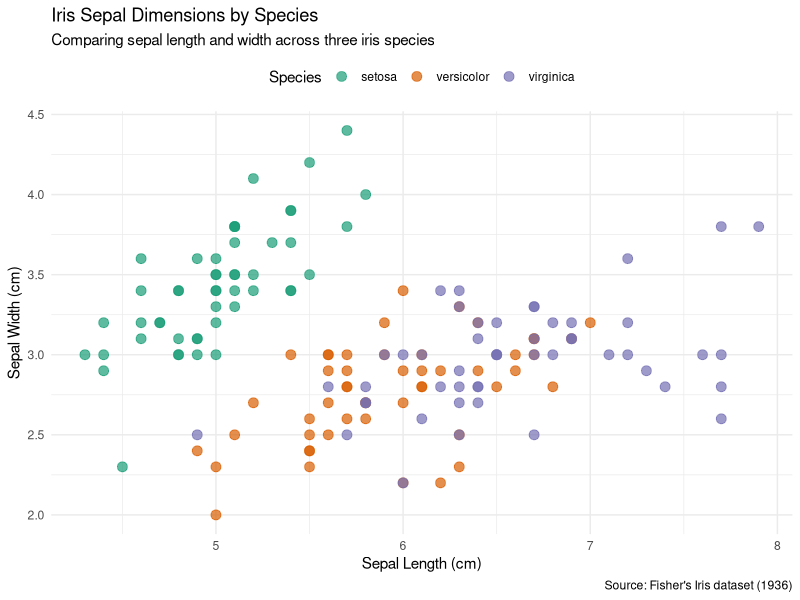
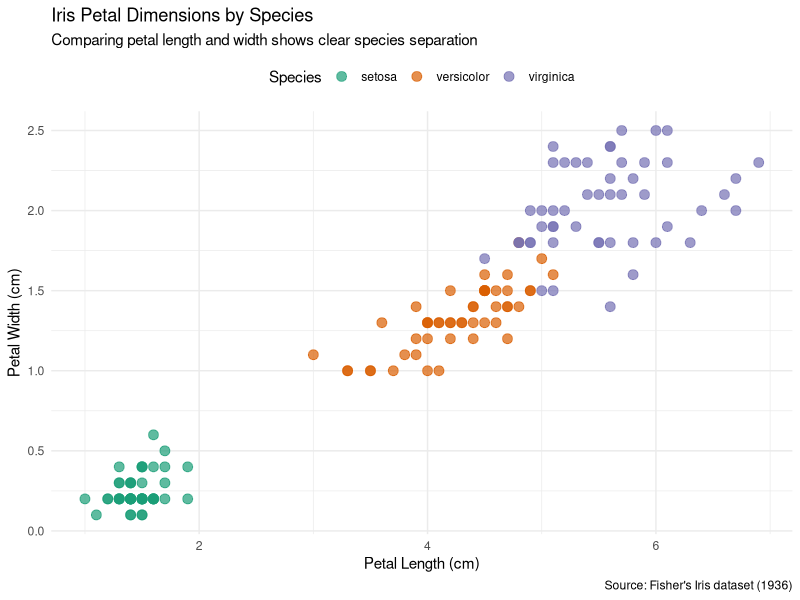
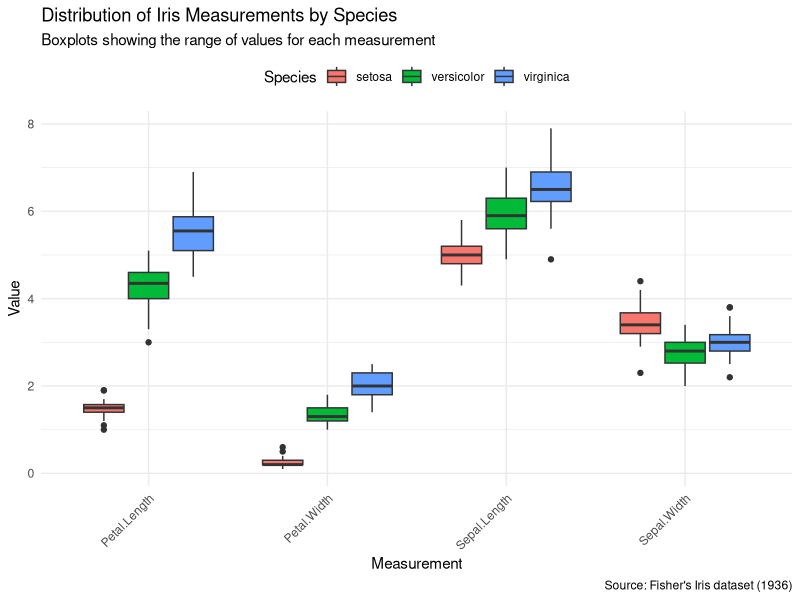

These charts were generated, in order, by the following R code:
## ---- chunk 1
#| label: setup
#| include: false

# Attach packages
library(dplyr)
library(ggplot2)
library(tidyr)

# Load iris dataset
data(iris)
## ---- chunk 2
#| label: species-tbl

# Summarize iris data by species
iris_summary <- iris %>%
  group_by(Species) %>%
  summarize(
    "Sepal Length" = mean(Sepal.Length),
    "Sepal Width" = mean(Sepal.Width),
    "Petal Length" = mean(Petal.Length),
    "Petal Width" = mean(Petal.Width)
  )
## ---- chunk 3
#| label: species-plot

iris %>%
  ggplot(
    aes(x = Sepal.Length, y = Sepal.Width, color = Species)
  ) +
  geom_point(size = 3, alpha = 0.7) +
  labs(
    title = "Iris Sepal Dimensions by Species",
    subtitle = "Comparing sepal length and width across three iris species",
    color = "Species",
    caption = "Source: Fisher's Iris dataset (1936)"
  ) +
  xlab("Sepal Length (cm)") +
  ylab("Sepal Width (cm)") +
  scale_color_brewer(palette = "Dark2") +
  theme_minimal() +
  theme(
    plot.caption.position = "plot",
    legend.position = "top"
  )
## ---- chunk 4
#| label: petal-plot

iris %>%
  ggplot(
    aes(x = Petal.Length, y = Petal.Width, color = Species)
  ) +
  geom_point(size = 3, alpha = 0.7) +
  labs(
    title = "Iris Petal Dimensions by Species",
    subtitle = "Comparing petal length and width shows clear species separation",
    color = "Species",
    caption = "Source: Fisher's Iris dataset (1936)"
  ) +
  xlab("Petal Length (cm)") +
  ylab("Petal Width (cm)") +
  scale_color_brewer(palette = "Dark2") +
  theme_minimal() +
  theme(
    plot.caption.position = "plot",
    legend.position = "top"
  )
## ---- chunk 5
#| label: correlation-plot

iris %>%
  pivot_longer(cols = -Species, 
               names_to = "Measurement", 
               values_to = "Value") %>%
  ggplot(aes(x = Measurement, y = Value, fill = Species)) +
  geom_boxplot() +
  labs(
    title = "Distribution of Iris Measurements by Species",
    subtitle = "Boxplots showing the range of values for each measurement",
    fill = "Species",
    caption = "Source: Fisher's Iris dataset (1936)"
  ) +
  theme_minimal() +
  theme(
    plot.caption.position = "plot",
    legend.position = "top",
    axis.text.x = element_text(angle = 45, hjust = 1)
  )
